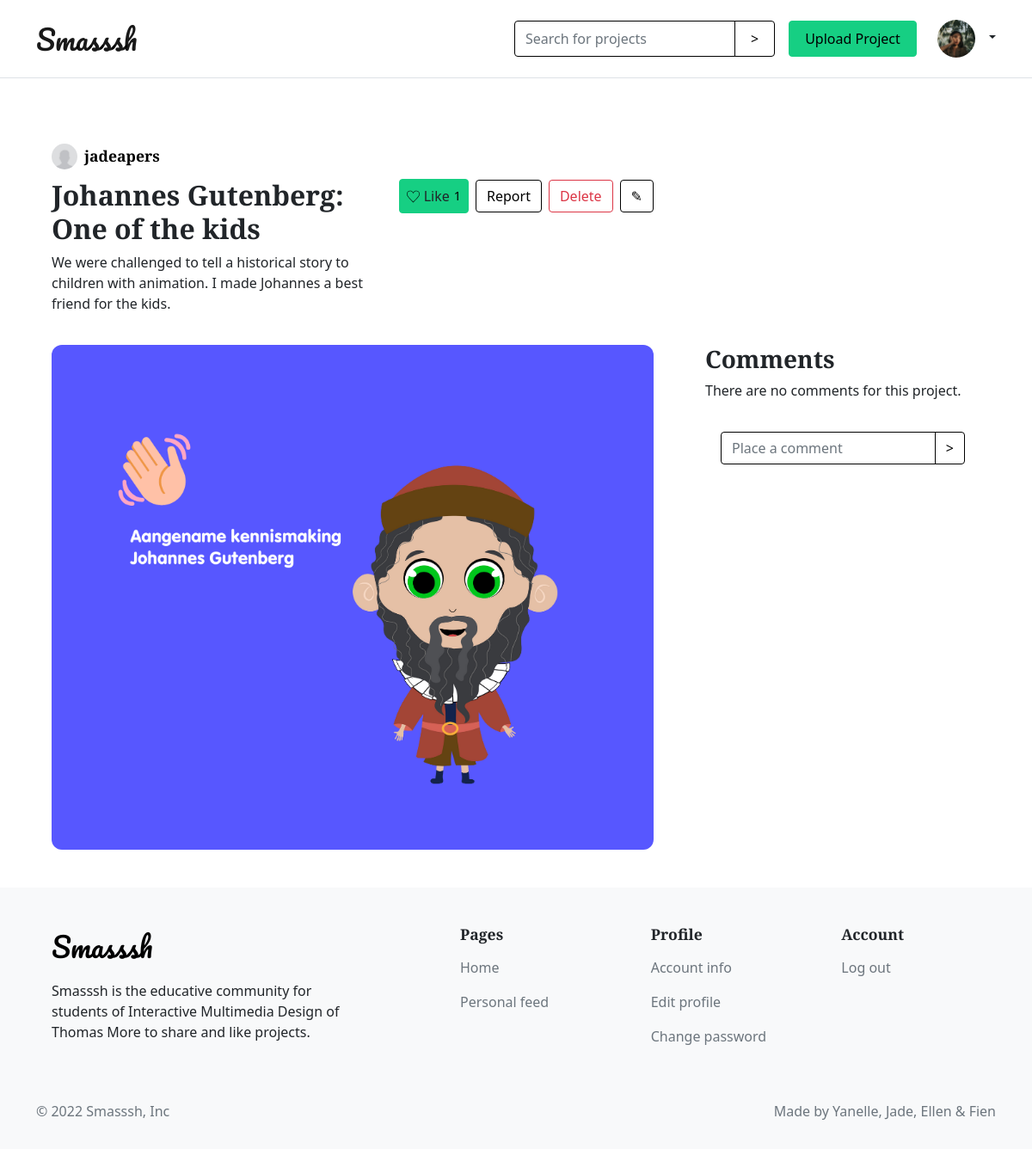
Screenshot of /post.php?p=28 (signed in) with the database file from the repository.
### tables this page shows
CREATE TABLE IF NOT EXISTS `users` (
  `id` int(11) unsigned NOT NULL AUTO_INCREMENT,
  `email` varchar(300) DEFAULT NULL,
  `username` varchar(300) DEFAULT NULL,
  `password` varchar(300) DEFAULT NULL,
  `is_admin` tinyint(1) DEFAULT NULL,
  `profile_pic` varchar(300) DEFAULT 'default.png',
  `bio` varchar(300) DEFAULT 'New member of the smash community',
  `education` varchar(300) DEFAULT NULL,
  `second_email` varchar(300) DEFAULT NULL,
  `social_linkedin` varchar(300) DEFAULT NULL,
  `social_github` varchar(300) DEFAULT NULL,
  `social_instagram` varchar(300) DEFAULT NULL,
  PRIMARY KEY (`id`)
);

CREATE TABLE IF NOT EXISTS `posts` (
  `id` int(11) unsigned NOT NULL AUTO_INCREMENT,
  `title` varchar(300) DEFAULT NULL,
  `date` datetime DEFAULT NULL,
  `image` varchar(300) DEFAULT NULL,
  `description` varchar(300) DEFAULT NULL,
  `tags` varchar(300) DEFAULT NULL,
  `user_id` int(11) DEFAULT NULL,
  PRIMARY KEY (`id`)
);

### classes/User.php (called while the page is built, shortened)
<?php
    class User
    {
        public static function getUserDataFromId($id)
        {
            $conn = Db::getInstance();
            $statement = $conn->prepare("SELECT * FROM users WHERE id = :id");
            $statement->bindValue(':id', $id);
            $statement->execute();
            $result = $statement->fetch(PDO::FETCH_ASSOC);
            return $result;
        }
    }

### classes/Post.php (called while the page is built, shortened)
<?php
class Post
{
    public static function getPostDataFromId($id)
    {
        $conn = Db::getInstance();
        $statement = $conn->prepare("SELECT * FROM posts INNER JOIN users on posts.user_id = users.id WHERE posts.id = :id");
        $statement->bindValue(':id', $id);
        $statement->execute();
        $result = $statement->fetch(PDO::FETCH_ASSOC);
        return $result;
    }
}

### post.php (the view, shortened to what this page needs)
<?php
    $postId =  $_GET['p'];
    if (!isset($_SESSION['id'])) {
        header('Location: login.php');
    } else {
        $key = $_GET['p'];
        $projectData = Post::getPostDataFromId($key);
        $userId=$_SESSION['id'];
    }
?>
<!DOCTYPE html>
<html lang="en">
<head>
    <?php include_once('style.php'); ?>
</head>
<body>
    <?php include_once('header.php'); ?>
    <div class="container my-4">
        <div class="row">
            <div class="d-flex align-items-center py-2">
                <img src="profile_pictures/<?php echo htmlspecialchars($projectData['profile_pic']); ?>" class="img-profile-post">
                <a href="profile.php?p=<?php echo htmlspecialchars($projectData['user_id']);?>">
                    <h4 class="pt-2 ps-2"><?php echo htmlspecialchars($projectData['username']);?></h4>
                </a>
            </div>
            <div class="col-8 py-0">
                <div class="d-flex align-items-start justify-content-between">
                    <div>
                        <h2><?php echo htmlspecialchars($projectData['title']); ?></h2>
                        <p class="pe-4"><?php echo htmlspecialchars($projectData['description']); ?> </p>
                    </div>
                    <div class="d-flex justify-content-between align-items-center">
                        <form class="d-flex align-items-center" action="" method="post">
                            <div class="btn btn-primary d-flex align-items-center mx-2 px-2">
                                <img src="assets/images/empty-heart.svg" class="btn-icon-like">
                                <input type="submit" value="Like" class="btn p-0 ps-1" name="like">
                                <p class="num-of-likes"> 1</p>
                            </div>
                            <a class="btn btn-outline-primary" data-bs-toggle="modal" href="#reportPost" id="report-btn" role="button">Report</a>
                            <a class="btn btn-outline-danger ms-2" data-bs-toggle="modal" href="#deleteProject" role="button">Delete</a>
                        </form>
                        <form method="post" action="editProject.php?p=<?php echo $key?>" id="edit_form">
                                <input type="submit" value="&#9998;" class="btn btn-outline-primary ms-2" name="editProject">
                        </form>
                    </div>
                </div>
            </div>
        </div>
        <div class="row">
            <div class="col-8">
                <img src="uploaded_projects/<?php echo htmlspecialchars($projectData['image']);?>" width="100%" height="100%"
                    class="img-project-post" style="object-fit:cover">
            </div>
            <div class="col-4 col-lg-4 d-flex align-content-between flex-wrap">
                <div>
                    <h3>Comments</h3>
                    <?php if (isset($emptystate)): ?>
                    <p class="">There are no comments for this project.</p>
                    <?php endif; ?>
                    <div class="row d-flex justify-content-between">
                        <form class="" action="" method="post">
                            <div class="input-group">
                                <input type="text" class="form-control" placeholder="Place a comment" aria-label="Place a comment" aria-describedby="button-addon2" id="comment" name="comment">
                                <input type="submit" name="addComment" id="btnSubmit" data-userId="<?php echo $userId ?>" data-postId="<?php echo $postId ?>" value=">" class="btn btn-outline-primary btn-icon-search" >
                            </div>
                        </form>
                    </div>
                </div>
            </div>
        </div>
    </div>
    <?php require_once("footer.php"); ?>
</body>
</html>

### header.php (shortened to what this page needs)
<?php
    if (isset($_SESSION['email'])) {
        $sessionId = $_SESSION['id'];
        $userDataFromId = User::getUserDataFromId($sessionId);
    }
?><nav class="navbar navbar-light border-bottom">
    <div class="container">
        <a href="index.php" class="navbar-brand">Smasssh</a>
        <div class="d-flex align-items-center">
            <?php if (!isset($_SESSION['email'])): ?>
            <form class="d-flex">
                <a href="login.php" class="btn btn-outline-primary me-2">Login</a>
                <a href="register.php" class="btn btn-primary">Signup</a>
            </form>
            <?php else: ?>
            <form class="" action="" method="post">
                <div class="input-group">
                    <input type="text" class="form-control" name="search" placeholder="Search for projects" aria-label="Search for projects" aria-describedby="button-addon2">
                    <input class="btn btn-outline-primary btn-icon-search" type="submit" name="submit-search" id="button-addon2" value=">">
                </div>
            </form>
            <a href="uploadProject.php" class="btn btn-primary m-3">Upload Project</a>
            <div class="flex-shrink-0 dropdown d-flex">
                <a href="#" class="d-block link-dark text-decoration-none dropdown-toggle" id="dropdownUser2" data-bs-toggle="dropdown" aria-expanded="false">
                    <img src="profile_pictures/<?php echo $userDataFromId['profile_pic']; ?>" class="p-2 rounded-circle img-thumbnail" >
                </a>
            </div>
            <?php endif; ?>
        </div>
    </div>
</nav>

### styles/custom.css (style rules this page uses)
body { box-sizing: border-box; }
.img-thumbnail { width: 100px; height: 100px; object-fit: cover; border: none; background-color: transparent; }
nav .img-thumbnail { max-width: 60px; max-height: 60px; }
.row>* { padding: 20px 30px; }
.form-control, .input-group-text { border-color: black; }
.img-profile-post { width: 30px; height: 30px; border-radius: 50%; }
.img-project-post { border-radius: 12px; }
p.num-of-likes { font-size: 0.9em; padding-left: 4px; margin-bottom: 0; margin-top: 0; }

### styles/button.css (style rules this page uses)
nav .btn { padding: 8px 18px; }
.btn-primary { color: black; background-color: #16CF83; border: 1px solid #16CF83; }
.btn-outline-primary { color: black; border: 1px solid black; }
.link-dark { font-weight: 500; text-decoration: none; }
a { text-decoration: none; color: black; }
.btn-icon-search img, img.btn-icon-like { width: 15px; }

### rows the page displays
users: profile_pic (picture)
posts: user.profile_pic (placeholder picture), user.username "jadeapers", title "Johannes Gutenberg: One of the kids", description "We were challenged to tell a historical story to children with animation. I made Johannes a best friend for the kids.", image (picture)
